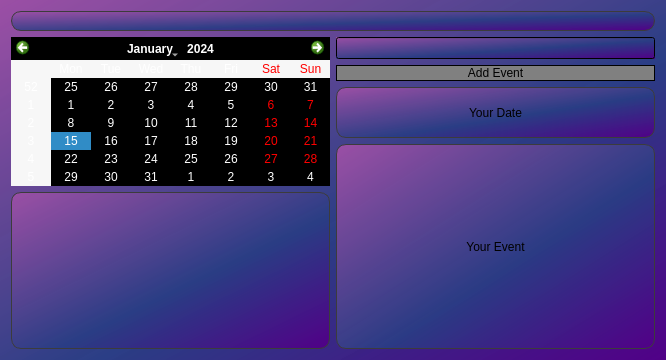
<?xml version="1.0" encoding="UTF-8"?>
<ui version="4.0">
 <class>New</class>
 <widget class="QDialog" name="New">
  <property name="geometry">
   <rect>
    <x>0</x>
    <y>0</y>
    <width>666</width>
    <height>360</height>
   </rect>
  </property>
  <property name="windowTitle">
   <string>Dialog</string>
  </property>
  <property name="styleSheet">
   <string notr="true">background-color: qlineargradient(spread:pad, x1:1, y1:1, x2:0, y2:0, stop:0 rgba(81, 0, 135, 255), stop:0.427447 rgba(41, 61, 132, 235), stop:1 rgba(155, 79, 165, 255));</string>
  </property>
  <layout class="QGridLayout" name="gridLayout_2">
   <item row="3" column="0" rowspan="2">
    <widget class="QListWidget" name="listWidget">
     <property name="styleSheet">
      <string notr="true"> border: 1px solid rgb(60, 60, 60);
    border-radius: 10px
</string>
     </property>
     <property name="wordWrap">
      <bool>true</bool>
     </property>
    </widget>
   </item>
   <item row="1" column="0" rowspan="2">
    <layout class="QVBoxLayout" name="verticalLayout">
     <item>
      <widget class="QCalendarWidget" name="calendarWidget">
       <property name="styleSheet">
        <string notr="true">background-color: black;
color:white</string>
       </property>
      </widget>
     </item>
    </layout>
   </item>
   <item row="1" column="1">
    <layout class="QVBoxLayout" name="verticalLayout_2">
     <item>
      <widget class="QLineEdit" name="lineEdit">
       <property name="styleSheet">
        <string notr="true"/>
       </property>
      </widget>
     </item>
     <item>
      <widget class="QPushButton" name="addbtn">
       <property name="minimumSize">
        <size>
         <width>0</width>
         <height>0</height>
        </size>
       </property>
       <property name="styleSheet">
        <string notr="true">background-color: gray;
font-family: &quot;Segoe UI&quot;, Tahoma, Geneva, Verdana, sans-serif;
border:1px solid;
border-radius: 10px;</string>
       </property>
       <property name="text">
        <string>Add Event</string>
       </property>
      </widget>
     </item>
    </layout>
   </item>
   <item row="2" column="1" rowspan="3">
    <layout class="QGridLayout" name="gridLayout" rowstretch="1,4">
     <item row="0" column="0">
      <widget class="QLabel" name="datelabel">
       <property name="styleSheet">
        <string notr="true"> border: 1px solid rgb(60, 60, 60);
    border-radius: 10px
</string>
       </property>
       <property name="text">
        <string>Your Date</string>
       </property>
       <property name="alignment">
        <set>Qt::AlignmentFlag::AlignCenter</set>
       </property>
      </widget>
     </item>
     <item row="1" column="0">
      <widget class="QLabel" name="eventlabel">
       <property name="styleSheet">
        <string notr="true"> border: 1px solid rgb(60, 60, 60);
    border-radius: 10px</string>
       </property>
       <property name="text">
        <string>Your Event</string>
       </property>
       <property name="alignment">
        <set>Qt::AlignmentFlag::AlignCenter</set>
       </property>
       <property name="wordWrap">
        <bool>true</bool>
       </property>
      </widget>
     </item>
    </layout>
   </item>
   <item row="0" column="0" colspan="2">
    <widget class="QLabel" name="hellous">
     <property name="font">
      <font>
       <family>Swis721 BlkEx BT</family>
       <pointsize>10</pointsize>
      </font>
     </property>
     <property name="styleSheet">
      <string notr="true"> border: 1px solid rgb(60, 60, 60);
  border-radius: 10px</string>
     </property>
     <property name="text">
      <string/>
     </property>
     <property name="alignment">
      <set>Qt::AlignmentFlag::AlignCenter</set>
     </property>
    </widget>
   </item>
  </layout>
 </widget>
 <resources/>
 <connections/>
</ui>
